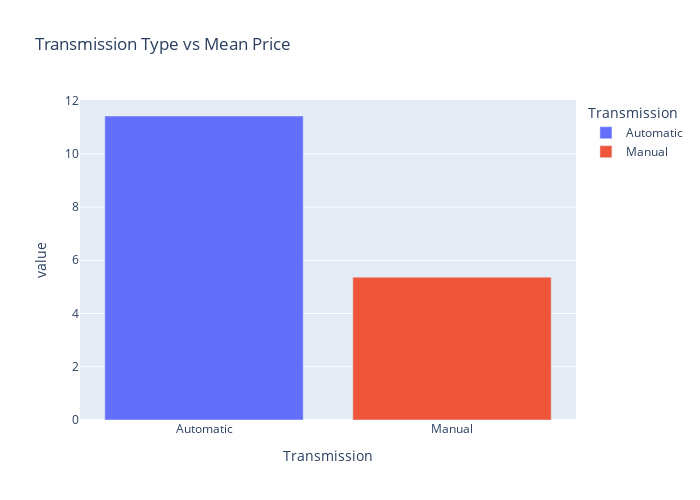

Write notebook code for a chart like this one.
### Markdown cell above
##### Transmission Type vs Mean Price

### Code cell
agg = df.groupby('Transmission')['Price'].mean().sort_values(ascending = False)
fig = px.bar(agg, color=agg.index , width=700, height =500, title='Transmission Type vs Mean Price')
fig.show()

### Figure 1 — Plotly figure (JSON) as saved in the notebook; plotly's stock layout.template omitted (floating-point values rounded to 4 significant figures)
{"data": [{"alignmentgroup": "True", "hovertemplate": "Transmission=%{x}<br>value=%{y}<extra></extra>", "legendgroup": "Automatic", "marker": {"color": "#636efa", "pattern": {"shape": ""}}, "name": "Automatic", "offsetgroup": "Automatic", "orientation": "v", "showlegend": true, "textposition": "auto", "type": "bar", "x": ["Automatic"], "xaxis": "x", "y": [11.42], "yaxis": "y"}, {"alignmentgroup": "True", "hovertemplate": "Transmission=%{x}<br>value=%{y}<extra></extra>", "legendgroup": "Manual", "marker": {"color": "#EF553B", "pattern": {"shape": ""}}, "name": "Manual", "offsetgroup": "Manual", "orientation": "v", "showlegend": true, "textposition": "auto", "type": "bar", "x": ["Manual"], "xaxis": "x", "y": [5.365], "yaxis": "y"}], "layout": {"barmode": "relative", "height": 500, "legend": {"title": {"text": "Transmission"}, "tracegroupgap": 0}, "title": {"text": "Transmission Type vs Mean Price"}, "width": 700, "xaxis": {"anchor": "y", "categoryarray": ["Automatic", "Manual"], "categoryorder": "array", "domain": [0, 1], "title": {"text": "Transmission"}}, "yaxis": {"anchor": "x", "domain": [0, 1], "title": {"text": "value"}}}}
